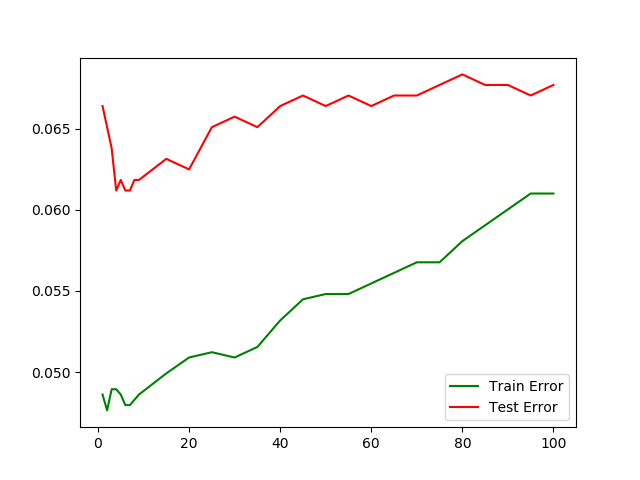

The Python source for this figure:
# Loading libraries
import scipy.io as sio
import pandas as pd
import numpy as np
import matplotlib.pyplot as plt
from sklearn import preprocessing

"""
This portion of the code sets the global parameters of the code and is not expected to change
"""
std_scaler = preprocessing.StandardScaler()

# Preparing training data with Z-Norm
load = sio.loadmat('D:\Yew Wah\Downloads\spamData.mat')
train = load['Xtrain']
train = np.log(train + 0.1)

# Adding term to include bias
train = np.hstack((train, np.ones((train.shape[0], 1))))

# Initializing the weights
wt_b = np.zeros((train.shape[1]))

# Prepare Test Data
test = load['Xtest']
test = np.log(test + 0.1)
test = np.hstack((test, np.ones((test.shape[0], 1))))

# Load ground truths
grd_truth_train = load['ytrain'].flatten()
grd_truth_test = load['ytest'].flatten()


def sigmoid(weights, train):
    x = weights.dot(train.T)
    return 1 / (1 + np.nan_to_num(np.exp(-x)))


def diff_first(X, prob, labels, reg, weights):
    # flatten labels first
    first_der = X.T.dot(prob - labels)
    w_new = np.hstack((weights[:-1], np.array(0)))
    return first_der + reg * w_new


def hessian(X, prob, reg):
    # Compute S matrix
    S = prob * (1 - prob)
    S_diag = np.diag(S)
    reg_mat = np.eye(X.shape[1]) * reg
    reg_mat[:, -1] = 0
    return X.T.dot(S_diag).dot(X) + reg_mat


def newton_update(weights, first_derivative, hessian_matrix):
    inv = np.linalg.inv(hessian_matrix)
    updates = inv.dot(-first_derivative)
    return weights + updates


max_iters = 500


def check_convergence(beta_old, beta_new, tol, iters):
    coef_change = np.abs(beta_old - beta_new)
    return not (np.any(coef_change > tol) and iters < max_iters)

def compute_accuracy(grd_truth, predictions):
    # Assign class 0 or class 1
    pred = [0 if x < 0.5 else 1 for x in predictions]
    pred = zip(grd_truth, pred)
    acc = [1 if int(x[0]) == x[1] else 0 for x in pred]
    return sum(acc)/float(len(grd_truth))


weights_old = np.ones(wt_b.shape)
iter = 0
while not check_convergence(weights_old, wt_b, 1e-5, iter):
    weights_old = wt_b
    pred = sigmoid(wt_b, train)
    first_der = diff_first(train, pred, grd_truth_train, 1.0, wt_b)
    hessian_matrix = hessian(train, pred, 1.0)
    wt_b = newton_update(wt_b, first_der, hessian_matrix)
    iter += 1

# Prepare regularization
regularizers = []
lam = 1
while lam < 100:
    if lam < 10:
        regularizers.append(lam)
        lam += 1
    else:
        regularizers.append(lam+5)
        lam += 5

train_errors = []
test_errors = []
for i in regularizers:
    print i
    weights_old = np.ones(wt_b.shape)
    wt_b = np.zeros((train.shape[1]))
    iter = 0
    while not check_convergence(weights_old, wt_b, 1e-5, iter):
        weights_old = wt_b
        pred = sigmoid(wt_b, train)
        first_der = diff_first(train, pred, grd_truth_train, i, wt_b)
        hessian_matrix = hessian(train, pred, i)
        wt_b = newton_update(wt_b, first_der, hessian_matrix)
        iter += 1

    detection = sigmoid(wt_b, train)
    train_errors.append(1.0 - compute_accuracy(grd_truth_train, detection))

    detection = sigmoid(wt_b, test)
    test_errors.append(1.0 - compute_accuracy(grd_truth_test, detection))

print train_errors
x = regularizers
y_test = test_errors
y_train = train_errors
fig, ax = plt.subplots()
ax.plot(x, y_train, 'g', label='Train Error')
ax.plot(x, y_test, 'r', label='Test Error')
leg = ax.legend()

plt.title = 'Lambda against Error'
plt.savefig('logistic_log.png')
plt.show()
